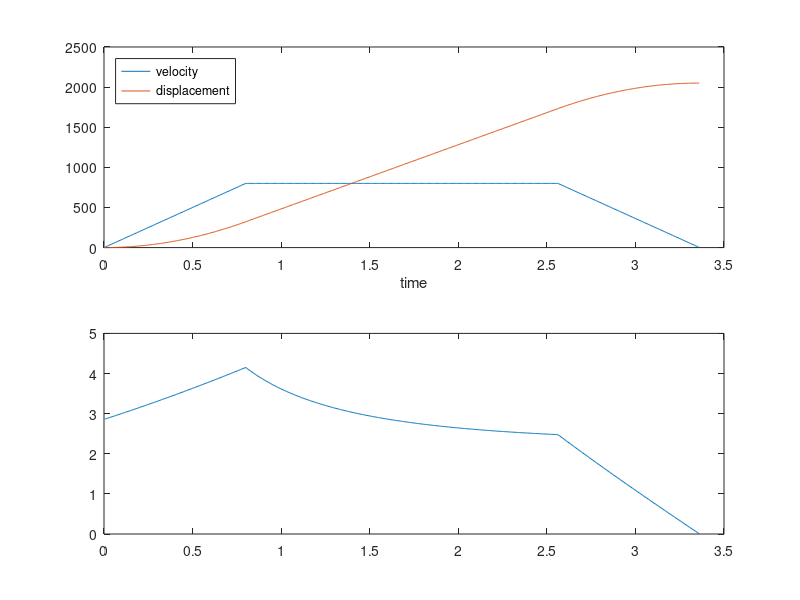
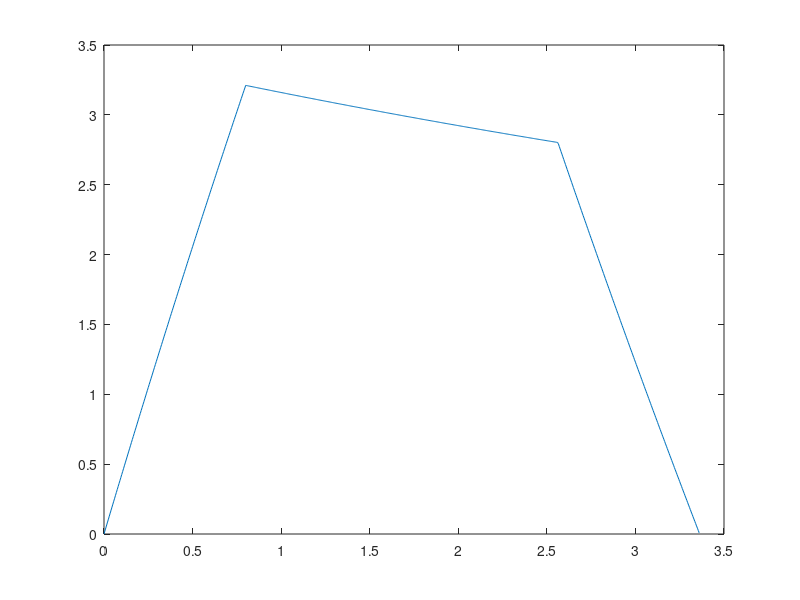

These figures' MATLAB source, in order:
fclose all; close all; clear all; clc;


%%

a = 1000; %mm/s2
v_max = 800; %mm/s
freq = 200;
interval = 1/freq;


d_final = 2050; %200*1e-3; % m 

t_accel = v_max/a;
t_final = d_final/v_max - v_max/a + 2*t_accel;

t_accel_burst = sqrt(d_final / (a));
t_final_burst = t_accel_burst*2;


if((d_final/1000)>= (a/1000*v_max/1000))
    t = 0:interval:t_final;
else
    t = 0:interval:t_final_burst;
end

v = zeros(size(t));
d = zeros(size(t));

d(1) = 0;
% v0= 0;


for iter = 2:size(t,2)
    % for longer path reaching max velocity
    if(t_final > (2*t_accel))
            if(t(iter)<t_accel) % accel
                v(iter) = a*t(iter);
            elseif (t(iter)>=t_accel && t(iter)<=(t_final-t_accel)) %max_speed
                v(iter) = v_max;
            elseif(t(iter)>(t_final-t_accel)) %decel 
                v(iter) = v_max -a*(t(iter)-(t_final-t_accel));
            end


    % for shorter burst        
    else
        if(t(iter)< (t_accel_burst)) %accel
                v(iter) = a*t(iter);
                v_max = max(v(iter));
        elseif(t(iter)>=(t_accel_burst))  %decel
                v(iter) = v_max- a*( t(iter) -(t_accel_burst) ) ;
        end
    end

    % integration to get distance
    d(iter) = d(iter-1)+ v(iter)*interval;


    
        
end


figure(1)
subplot(2,1,1)
plot(t,v,t,d)
legend('velocity','displacement','Location','northwest')
xlabel('time')
ylabel('')

%%
km = 2100/6;%1000/1;
Tm = 1;

% vel = Vmax*(1-exp(-t/Tm));
Volt = v/km ./ (1-exp(-t/Tm));

subplot(2,1,2)
plot(t,Volt)

% figure(2)
% vel = km*(1-exp(-t/Tm));
% plot(t,vel)


%%
x = 1./km .* (1/2 + exp(-t./(2*Tm)/(4*Tm)  )  ) .* v


figure(3)
plot(t,x)



% Ks = 0.14;
% Kv = 0.00048;
% Ka = 0.00016;
% 
% d_d = v;
% d_dd = a;

% y = (1/2 *t - 1/(2^2) + 1/(2^2)*exp(-2*t)) *5

% volt = v ./ (1/2 .*t - 1/(2^2) + 1/(2^2).*exp(-2.*t));
% figure(3)
% plot(t,volt)


